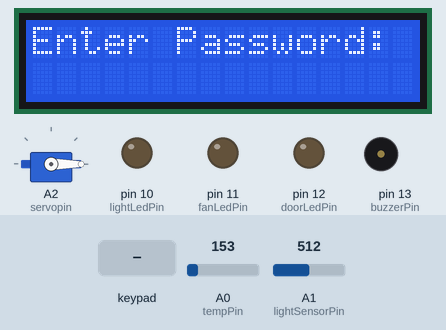
This sketch was run on a simulated Arduino Uno, built with avr-gcc and run on an emulated ATmega328P. Shown: 16×2 character LCD, servo, output pins drawn as LEDs (lit = HIGH), buzzer (waves = sounding). Inputs (shaded band) come from the test bench; at power-on: A0 (tempPin) = 153, A1 (lightSensorPin) = 512.

Above: at 3.2 s.
3.3 s: keypad keys 1 2 3 4 # pressed 0.4 s apart
At 6.4 s:
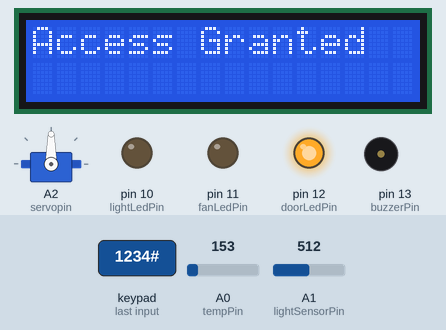
8.3 s: key '*' pressed
At 11.0 s:
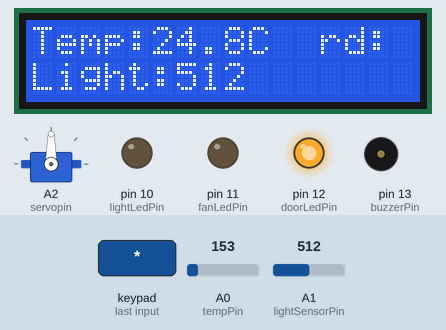
11.3 s: key '#' pressed
At 12.5 s:
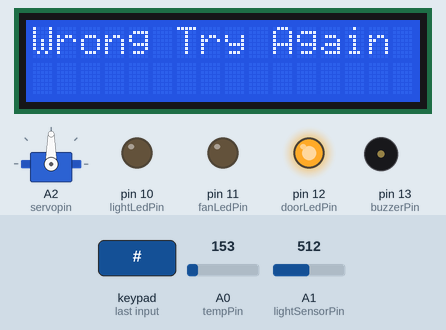
14.3 s: keypad keys 9 8 7 6 # pressed 0.4 s apart
At 17.7 s:
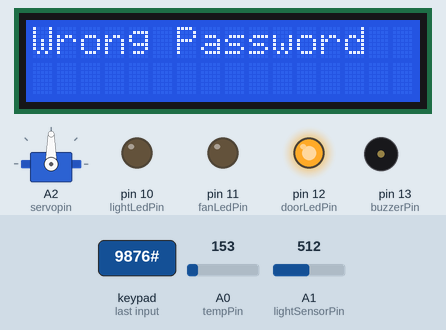
19.3 s: A0 (tempPin) set to 181
At 20.5 s:
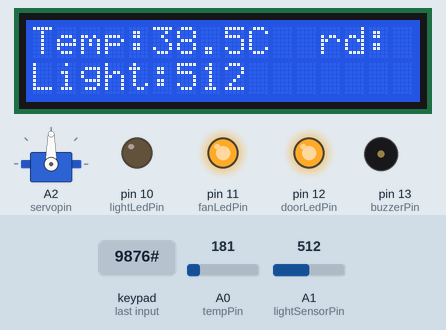
20.8 s: A1 (lightSensorPin) set to 492
At 21.6 s:
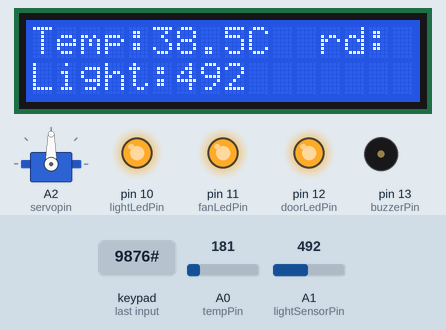
Timing chart, 0 to 23.3 s (numbered marks = the images above; inputs shaded):
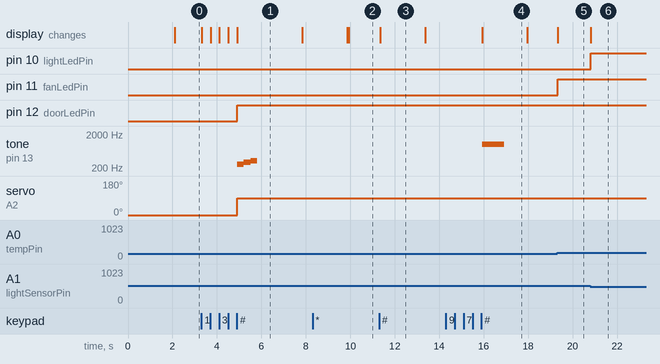

Measured:
- the behaviour switches between 163 and 164 on A0 (tempPin) (found by bisection; images 4 and 5)
- the behaviour switches between 500 and 499 on A1 (lightSensorPin) (found by bisection; images 5 and 6)
- after the input at 3.3 s, pin 12 (doorLedPin): LOW → HIGH after 1.6 s; tone on pin 13 (buzzerPin): silent → 262 Hz after 1.6 s, → 294 Hz 0.30 s later, → 330 Hz 0.30 s later, → silent 0.30 s later; servo on A2 (servopin): 0° → 90° after 1.6 s; the display: first changes at once (image 1 shows a later state)
- after the input at 8.3 s, the display: first differs from a run without the input after 1.6 s (image 2)
- after the input at 11.3 s, the display: changes at once (image 3)
- after the input at 14.3 s, tone on pin 13 (buzzerPin): silent → 1000 Hz after 1.6 s, → silent 1.0 s later; the display: changes after 1.6 s (image 4)
- after the input at 19.3 s, pin 11 (fanLedPin): LOW → HIGH at once; the display: changes at once (image 5)
- after the input at 20.8 s, pin 10 (lightLedPin): LOW → HIGH at once; the display: changes at once (image 6)

The sketch:

code.ino
```cpp
#include <Wire.h>
#include <LiquidCrystal_I2C.h>
#include <Keypad.h>
#include <Servo.h>

// LCD I2C
LiquidCrystal_I2C lcd(0x27, 16, 2);  // (I2C address, columns, rows)

// Keypad setup
const byte ROWS = 4;
const byte COLS = 4;
char keys[ROWS][COLS] = {
  {'1', '2', '3', 'A'},
  {'4', '5', '6', 'B'},
  {'7', '8', '9', 'C'},
  {'*', '0', '#', 'D'}
};
byte rowPins[ROWS] = {9, 8, 7, 6};
byte colPins[COLS] = {5, 4, 3, 2};

Keypad keypad = Keypad(makeKeymap(keys), rowPins, colPins, ROWS, COLS);

// Servo
Servo doorLockServo;

// Pins
const int tempPin = A0;
const int lightSensorPin = A1;
const int servopin = A2;
const int doorLedPin = 12;
const int buzzerPin = 13;
const int lightLedPin = 10;
const int fanLedPin = 11;

// Password
String password = "1234";
String inputPassword = "";
bool doorUnlocked = false;
int wrongAttempts = 0;

void setup() {
  Serial.begin(9600);

  lcd.init();
  lcd.backlight();

  doorLockServo.attach(servopin);
  doorLockServo.write(0); // 🔥 Keep door LOCKED initially!

  pinMode(lightLedPin, OUTPUT);
  pinMode(fanLedPin, OUTPUT);
  pinMode(buzzerPin, OUTPUT);
  pinMode(doorLedPin, OUTPUT);

  // Welcome message
  lcd.setCursor(0, 0);
  lcd.print("Welcome Guest!");
  delay(2000);

  lcd.clear();
  lcd.print("Enter Password:");
}

void loop() {
  char key = keypad.getKey();

  if (key) {
    if (key == '#') { // Confirm password
      if (inputPassword == password) {
        lcd.clear();
        lcd.print("Access Granted");
        doorUnlock();

        // Play welcome music
        playWelcomeMusic();

        delay(2000);
        lcd.clear();
        lcd.print("Good Day!");
        delay(2000);
        lcd.clear();
      }
      else {
        wrongAttempts++;
        lcd.clear();
        if (wrongAttempts == 1) {
          lcd.print("Wrong Try Again");
          delay(2000);
          lcd.clear();
          lcd.print("Enter Password:");
        }
        else {
          lcd.print("Wrong Password");
          tone(buzzerPin, 1000, 1000); // Beep
          delay(2000);
          lcd.clear();
          lcd.print("Enter Password:");
        }
        inputPassword = "";
      }
    }
    else if (key == '*') { // Reset input
      inputPassword = "";
      lcd.clear();
      lcd.print("Enter Password:");
    }
    else {
      inputPassword += key;
      lcd.setCursor(0, 1);
      lcd.print(inputPassword);
    }
  }

  // After unlock, sensors start working
  if (doorUnlocked) {
    monitorTemperature();
    monitorLight();
  }
}

// Functions

void doorUnlock() {
  doorLockServo.write(90); // 🔥 Unlock position
  digitalWrite(doorLedPin, HIGH);
  doorUnlocked = true;
}

void playWelcomeMusic() {
  tone(buzzerPin, 262, 300);
  delay(300);
  tone(buzzerPin, 294, 300);
  delay(300);
  tone(buzzerPin, 330, 300);
  delay(300);
  noTone(buzzerPin);
}

void monitorTemperature() {
  int sensorValue = analogRead(tempPin);
  float voltage = sensorValue * (5.0 / 1023.0);
  float temperatureC = (voltage - 0.5) * 100.0;

  lcd.setCursor(0, 0);
  lcd.print("Temp:");
  lcd.print(temperatureC, 1);
  lcd.print("C  ");

  if (temperatureC > 30) {
    digitalWrite(fanLedPin, HIGH);
  } else {
    digitalWrite(fanLedPin, LOW);
  }
}

void monitorLight() {
  int lightValue = analogRead(lightSensorPin);

  lcd.setCursor(0, 1);
  lcd.print("Light:");
  lcd.print(lightValue);

  if (lightValue < 500) { // Dark
    digitalWrite(lightLedPin, HIGH);
  } else {
    digitalWrite(lightLedPin, LOW);
  }
}
```
